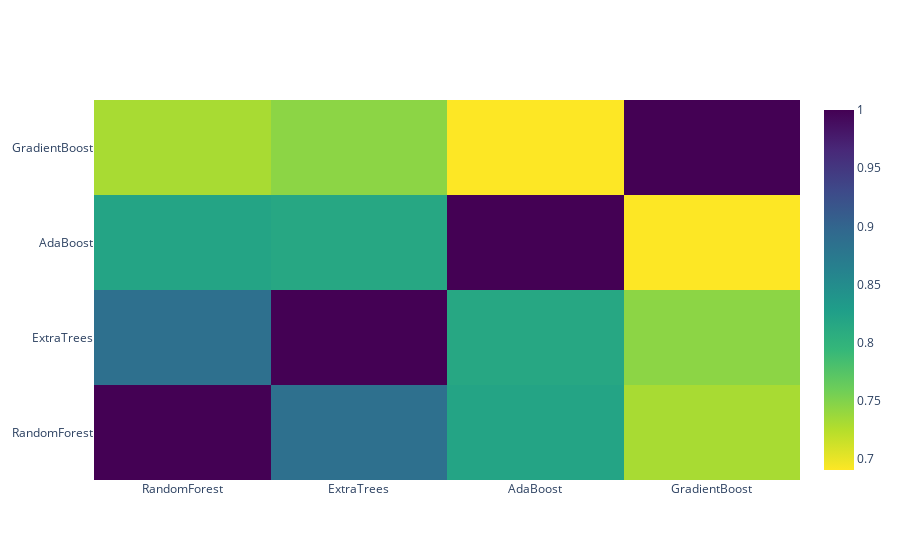

Notebook source saved alongside this figure:
### Markdown cell above
## Correlation Heatmap of the Second Level Training set

### Code cell
data = [go.Heatmap(
    z=base_predictions_train.astype(float).corr().values,
    x=base_predictions_train.columns.values,
    y=base_predictions_train.columns.values,
    colorscale="Viridis",
    showscale=True,
    reversescale=True
)]
py.iplot(data, filename="labelled-heatmap")

### Figure 1 — Plotly figure (JSON) as saved in the notebook; plotly's stock layout.template omitted (floating-point values rounded to 4 significant figures)
{"data": [{"colorscale": [[0, "#440154"], [0.1111, "#482878"], [0.2222, "#3e4989"], [0.3333, "#31688e"], [0.4444, "#26828e"], [0.5556, "#1f9e89"], [0.6667, "#35b779"], [0.7778, "#6ece58"], [0.8889, "#b5de2b"], [1, "#fde725"]], "reversescale": true, "showscale": true, "type": "heatmap", "x": ["RandomForest", "ExtraTrees", "AdaBoost", "GradientBoost"], "y": ["RandomForest", "ExtraTrees", "AdaBoost", "GradientBoost"], "z": [[1, 0.8861, 0.8204, 0.7309], [0.8861, 1, 0.8159, 0.7447], [0.8204, 0.8159, 1, 0.6905], [0.7309, 0.7447, 0.6905, 1]]}], "layout": {}}
